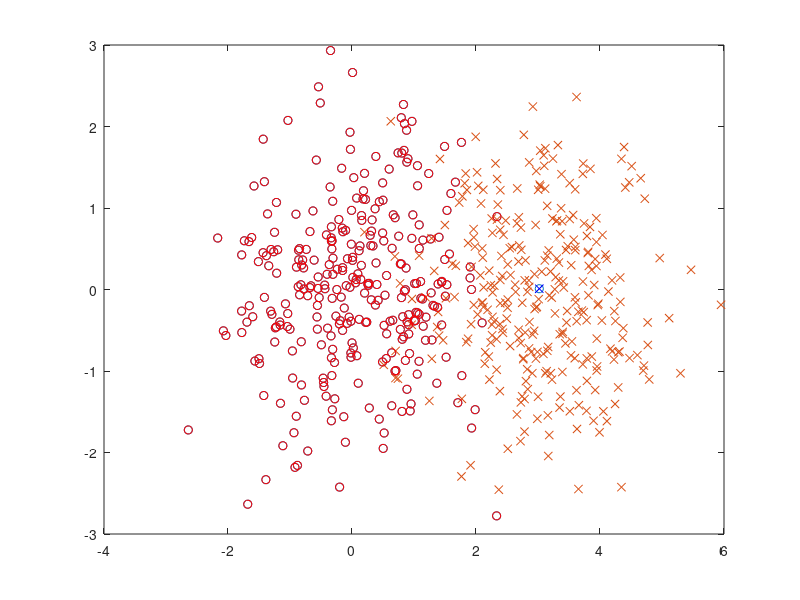

The MATLAB source for this figure: (Note: this script raises an error after producing the figure.)
mu1 = [0,0];
sigma1 = eye(2);
N = 300;
r1 = mvnrnd(mu1,sigma1,N);
mu2 = [3,0];
sigma2 = eye(2);
r2 = mvnrnd(mu2,sigma2,N);

figure
plot(r1(:,1),r1(:,2),'o',r2(:,1),r2(:,2),'x')


prior1 = 0.7;
prior2 = 0.3;
w = mu1 - mu2;
x0 = 1/2 * (mu1+mu2) - 1/norm(mu1-mu2) *log(prior1/prior2)*(mu1-mu2);
x0 = repmat(x0,N,1);
g1 = w * (r1 - x0)';
g1 = g1 > 0;
gscatter(r1(:,1),r1(:,2),g1,'br','xo')

hold on;
g2 = w * (r2 - x0)';
g2 = g2 > 0;
gscatter(r2(:,1),r2(:,2),g2,'br','ox')
